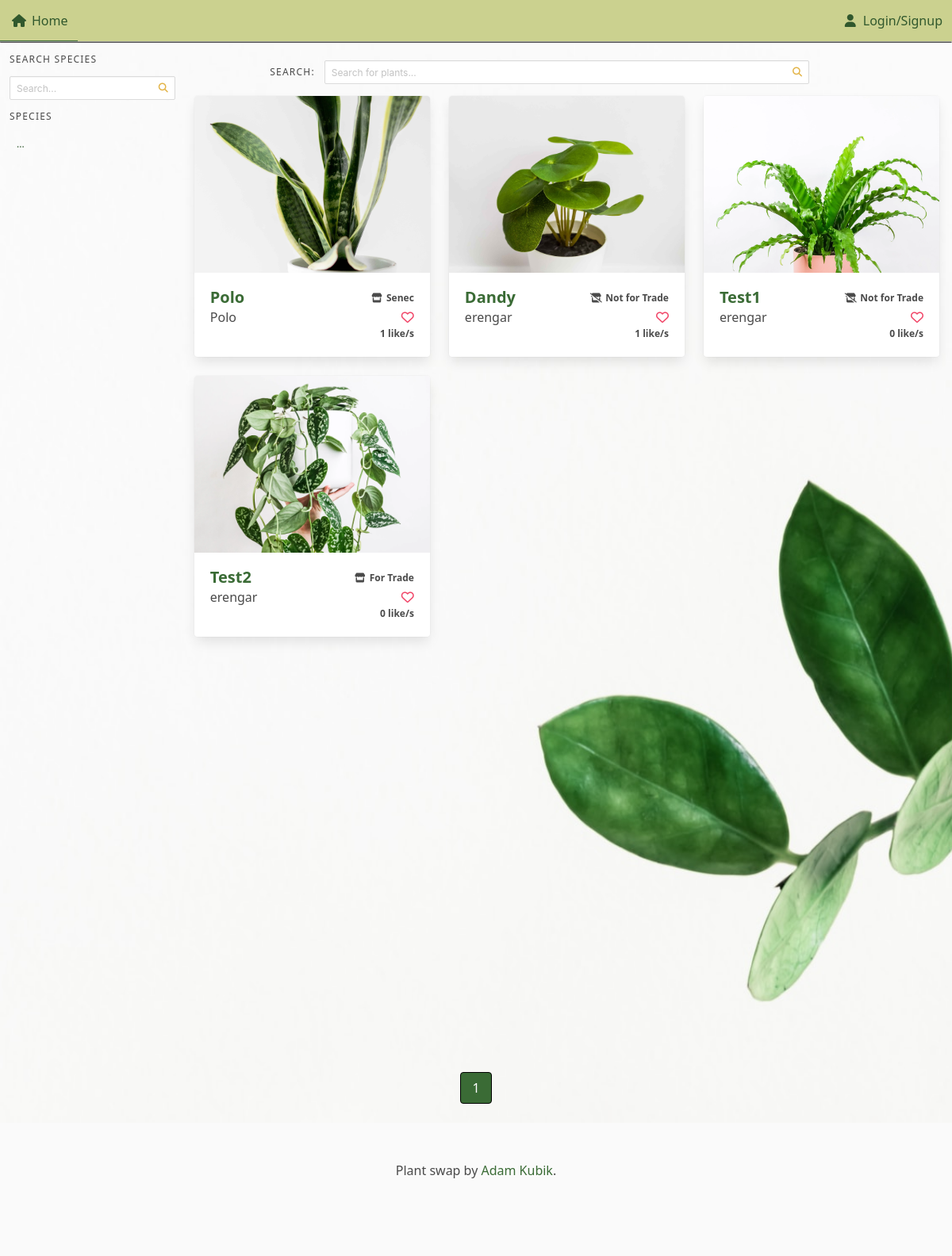
The page / on the database its author committed.
### plant_collection/models.py (models this page shows, shortened)
class Plant(models.Model):
    nick_name = models.CharField(
        max_length=64, validators=[MinLengthValidator(3)], unique=True
    )
    created = models.DateTimeField(auto_now_add=True, null=True, blank=True)
    updated = models.DateTimeField(auto_now=True, null=True, blank=True)
    species = models.ForeignKey(
        Species, on_delete=models.SET_NULL, blank=True, null=True, related_name="plants"
    )
    owner = models.ForeignKey(
        settings.AUTH_USER_MODEL, on_delete=models.CASCADE, related_name="plants"
    )
    slug = models.SlugField(default="bugged-plant")
    for_trade = models.BooleanField(default=False)
    likes = models.ManyToManyField(User, related_name="liked")
    location = models.CharField(max_length=24, blank=True, null=True, default=None, help_text="City, State")
    content = models.TextField(blank=True, null=True, default=None)
    def number_of_likes(self):
        return self.likes.count()

class Image(models.Model):
    plant = models.ForeignKey(Plant, on_delete=models.CASCADE, related_name="picture")
    image = models.ImageField(upload_to="pics")

### plant_collection/views.py (the view, shortened to what this page needs)
# urls.py: path('', views.front_page.as_view(), name='front_page'),
class front_page(generic.View):
    template_name = "front_page.html"
    def get(self, request, pagination=1, order ='-likes'):
        context = {}
        if not cache.get('species'):
            cache.set('species', Species.objects.all()[:34], 60*5)
        context["species"] = cache.get('species')
        context["pages"] = range(1, Plant.objects.count() // 12 + 2)
        context["current_page"] = pagination
        context["plants"] = Plant.objects.order_by(order)[
            (context["current_page"] - 1) * 12 : context["current_page"] * 12
        ]
        return render(request, self.template_name, context)

### plant_collection/templates/front_page.html (shortened to what this page needs)
{% extends "base.html" %}
{% load static %}
{% block header %}
<link rel="stylesheet" href="{% static 'plant_collection/css/like_animation.css' %}">
<link rel="stylesheet" href="{% static 'plant_collection/css/search_bar_pagination.css' %}">
{% endblock %}
{% block content %}
<div class='columns is-mobile'>
    {% include "plant_collection/assets/search_species.html" %}
    <div class='column is-11-widescreen is-four-fifth-desktop' id='main-window'>
        {% include "plant_collection/assets/general_search_bar.html" %}
        <section id='plants-dump' class='px-0 pt-0 pr-4'>
            {% include "plant_collection/assets/plants_gallery.html" %}
        </section>
    </div>
</div>
{% include "plant_collection/assets/front_page_pagination.html" %}
{% endblock %}

### plant_collection/templates/plant_collection/assets/plants_gallery.html (shortened to what this page needs)
{% load cache %}
{% load static %}
<div class='columns is-multiline'>
    {% if plants %}
    {% for plant in plants %}
    <div class='column is-4-desktop is-full-mobile is-3-widescreen is-6-tablet'>
        <div class='card hover'>
            {% if plant.picture %}
            <div class='card-image'>
                <figure class='image is-4by3'>
                    <a href="{% url 'plant_collection:plant_view' slug=plant.slug %}">
                        {% if plant.thumbnail %}
                        <img src="{{ plant.thumbnail.image.image.url }}" alt="Picture of a plant" loading='lazy' class="cover">
                        {% else %}
                        <img src="{{ plant.picture.all.0.image.url }}" alt="Picture of a plant" loading='lazy' class="cover">
                        {% endif %}
                    </a>
                </figure>
            </div>
            {% endif %}
            <div class='card-content columns is-mobile' style='margin:0; padding:0.5rem;'>
                <div class='column is-6'>
                    <div class='title is-size-4-widescreen is-size-4-touch is-size-5-desktop'>
                        <a href="{% url 'plant_collection:plant_view' slug=plant.slug %}">{{plant.nick_name}}</a>
                    </div>
                    <div class='subtitle is-size-6-widescreen is-size-6-touch is-size-6-desktop'>
                        {% if user == plant.owner or not user.is_authenticated %}
                        <span>{{plant.owner}}</span>
                        {% endif %}
                    </div>
                </div>
                <div class='column is-6'>
                    <div class='has-text-right'>
                        {% if plant.for_trade %}
                        <span class='icon-text has-text-weight-semibold is-size-7-desktop is-size-7-touch'>
                            <span class='icon'>
                                <i class="fa-solid fa-store"></i>
                            </span>
                            {% if plant.location %}
                            {{plant.location}}
                            {% else %}
                            For Trade
                            {% endif %}
                        </span>
                        {% else %}
                        <span class='icon-text has-text-weight-semibold is-size-7-desktop is-size-7-touch'>
                            <span class='icon'>
                                <i class="fa-solid fa-store-slash "></i>
                            </span>
                            Not for Trade
                        </span>
                        {% endif %}
                    </div>
                    <div class='has-text-right'>
                        {% if not user in plant.likes.all %}
                        <div>
                            <a class='heart' role='button' tabindex=0 data-plant='{{ plant.id }}' data-user='{{ user }}'><i class="fa-regular fa-heart has-text-danger"></i></a>
                        </div>
                        {% elif user in plant.likes.all %}
                        <div>
                            <a class='heart' role='button' tabindex=0 data-plant='{{ plant.id }}' data-user='{{ user }}'><i class="fa-solid fa-heart has-text-danger"></i></a>
                        </div>
                        {% endif %}
                        <div class='number_likes is-size-7 has-text-weight-bold' data-plant='{{ plant.id }}'>
                            {{ plant.number_of_likes }} like/s
                        </div>
                    </div>
                </div>
            </div>
        </div>
    </div>
    {% empty %}
    <div class='column is-3-desktop is-full-mobile'>
        No plants :(
    </div>
    {% endfor %}
    {% endif %}
</div>

### plant_collection/static/plant_collection/css/coloring.css (style rules this page uses)
a { color: #3A6B35 ; }

### plant_collection/static/plant_collection/css/more_base.css (style rules this page uses)
body { font-family: Calibri, Candara, Segoe, Segoe UI, Optima, Arial, sans-serif; }
html { scrollbar-width: thin; scrollbar-color: #4A4A4A #EDEDED; }

### plant_collection/static/plant_collection/css/object_fit.css (style rules this page uses)
.cover { object-fit: cover; }

### rows shown on the page
Plant: picture.all.0.image (picture), nick_name "Polo", owner "Polo", location "Senec", number_of_likes "1"
Plant: picture.all.0.image (picture), nick_name "Dandy", owner "erengar", for_trade False (drawn), number_of_likes "1"
Plant: picture.all.0.image (picture), nick_name "Test1", owner "erengar", for_trade False (drawn), number_of_likes "0"
Plant: picture.all.0.image (picture), nick_name "Test2", owner "erengar", for_trade True (drawn), number_of_likes "0"

### other values the page prints
{{ page }} "1"
